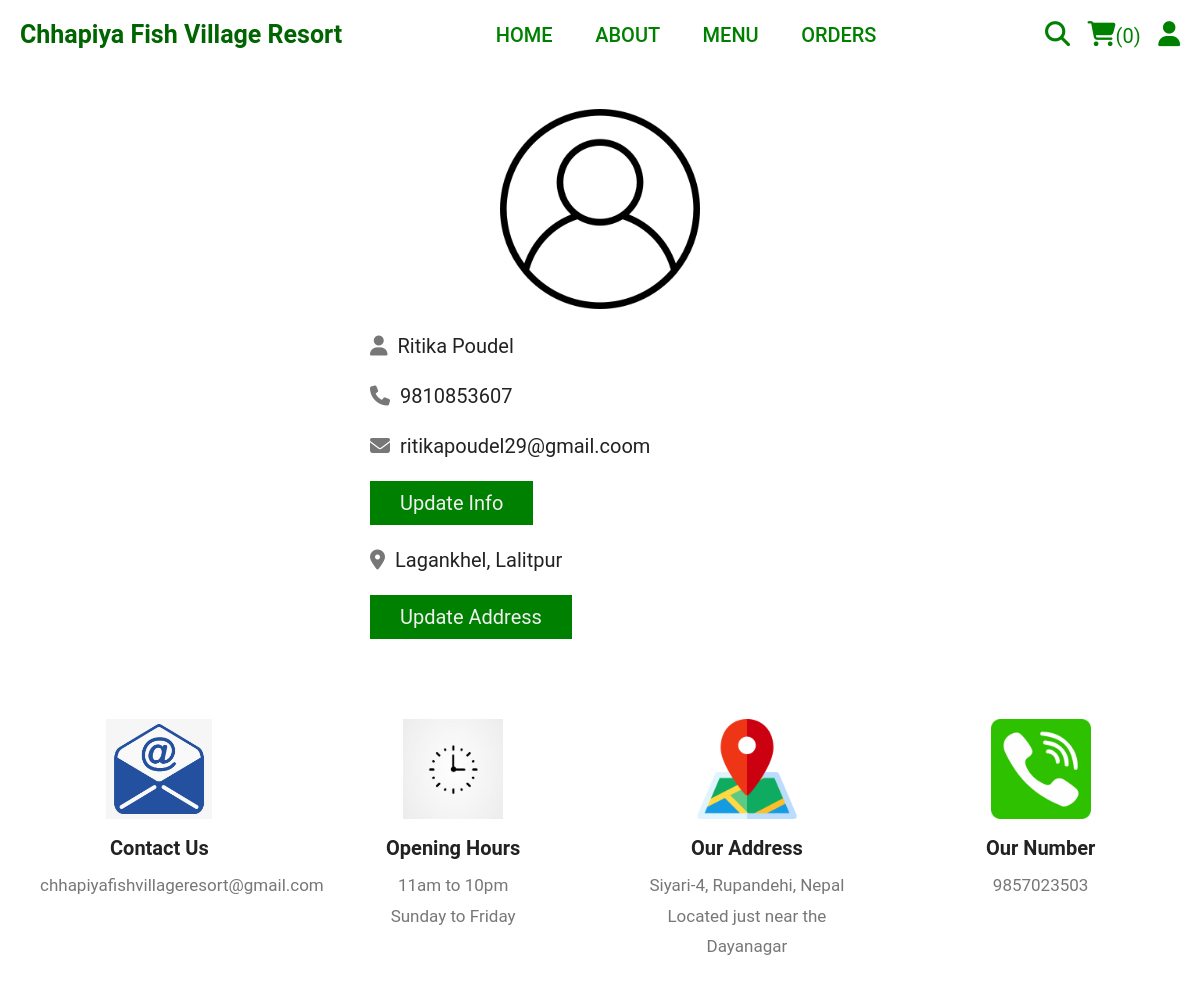
/profile.php (signed in), run on the app's committed database.
### tables this page shows
CREATE TABLE `users` (
  `id` int(100) NOT NULL,
  `name` varchar(20) NOT NULL,
  `email` varchar(50) NOT NULL,
  `number` varchar(10) NOT NULL,
  `password` varchar(50) NOT NULL,
  `address` varchar(500) NOT NULL
);

### profile.php (the view, shortened to what this page needs)
<?php
include 'components/connect.php';
?>
<!DOCTYPE html>
<html lang="en">
<head>
   <link rel="stylesheet" href="https://cdnjs.cloudflare.com/ajax/libs/font-awesome/6.1.1/css/all.min.css">
   <link rel="stylesheet" href="css/style.css">
</head>
<body>
<?php include 'components/user_header.php'; ?>
<section class="user-details">
   <div class="user">
      <img src="images/user-icon.png" alt="">
      <p><i class="fas fa-user"></i><span><span><?= $fetch_profile['name']; ?></span></span></p>
      <p><i class="fas fa-phone"></i><span><?= $fetch_profile['number']; ?></span></p>
      <p><i class="fas fa-envelope"></i><span><?= $fetch_profile['email']; ?></span></p>
      <a href="update_profile.php" class="btn">update info</a>
      <p class="address"><i class="fas fa-map-marker-alt"></i><span><?php if($fetch_profile['address'] == ''){echo 'please enter your address';}else{echo $fetch_profile['address'];} ?></span></p>
      <a href="update_address.php" class="btn">update address</a>
   </div>
</section>
<?php include 'components/footer.php'; ?>
</body>
</html>

### css/style.css (style rules this page uses)
:root { --orange: orange; --red:#e74c3c; --white:#fff; --black:#222; --green: #008000; --light-color:#777; --Emerald-Green: #008000; --Deep-Blue: #0000FF; --light-gray: #F0F0F0; }
* { font-family: 'Roboto', sans-serif; margin:0; padding:0; box-sizing: border-box; outline: none; border: none; text-decoration: none; }
html { font-size: 62.5%; overflow-x: hidden; scroll-behavior: smooth; stop-opacity: 7rem; }
section { margin:0 auto; max-width: 1200px; padding:2rem; }
.btn, .delete-btn { margin-top: 1rem; display: inline-block; font-size: 2rem; padding:1rem 3rem; cursor: pointer; text-transform: capitalize; transition: .2s linear; }
.btn { background-color: green; color:var(--light-gray); }
.user-details .user { max-width: 50rem; margin:0 auto; border:var(--border); padding:2rem; }
.user-details .user img { width: 100%; height: 20rem; object-fit: contain; margin-bottom: 1rem; }
.user-details .user p { padding:1rem 0; line-height: 1.5; font-size: 2rem; }
.user-details .user p span { color:var(--black); }
.user-details .user p i { margin-right: 1rem; color:var(--light-color); }
.user-details .user .address { margin-top: 1rem; }

### data on the page
users: name "Ritika Poudel", number "9810853607", email "ritikapoudel29@gmail.coom", address "Lagankhel, Lalitpur"

### other printed values
$total_cart_items "0"
